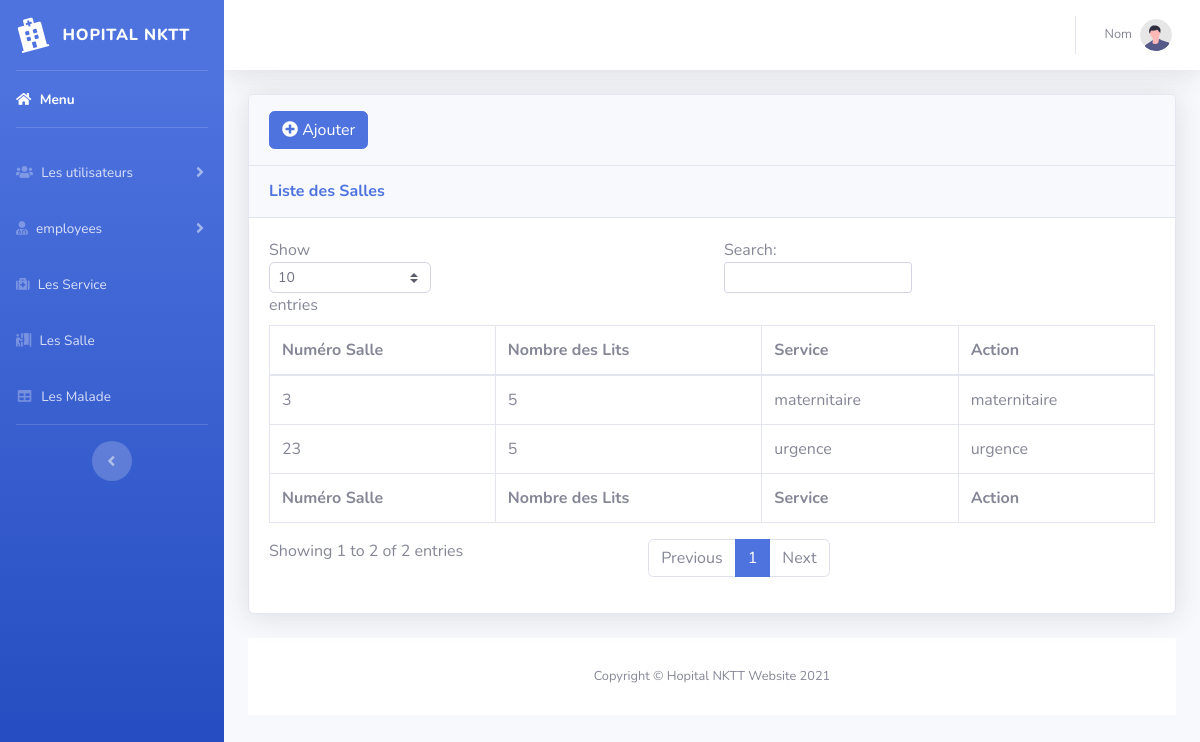
Page /salle.php on the committed database.
### tables this page shows
CREATE TABLE IF NOT EXISTS `salle` (
  `numeroS` int(10) NOT NULL,
  `nombreLits` int(10) NOT NULL,
  `service` varchar(40) NOT NULL,
  PRIMARY KEY (`numeroS`),
  KEY `service` (`service`)
);

### salle.php (the view, shortened to what this page needs)
<?php
include('includes/header.php');
include('includes/navbar.php');
?>
<div id="content-wrapper" class="d-flex flex-column">
<div id="content">
<?php
 include('includes/nav.php');
  ?>
<div class="container-fluid">
<div class="card shadow mb-4">
        <div class="card-header py-3">
        <button class="btn btn-primary" data-toggle="modal" data-target="#addSalle"><i class="fa fa-plus-circle" ></i> Ajouter</button>
        </div>
    <div class="card-header py-3">
        <h6 class="m-0 font-weight-bold text-primary">Liste des Salles</h6>
    </div>
    <div class="card-body">
        <div class="table-responsive">
        <?php
         $conn = mysqli_connect("localhost","root","","projet");
         $query= "SELECT * FROM salle ";
         $query_run = mysqli_query($conn,$query);
      ?>
            <table class="table table-bordered" id="dataTable" width="100%" cellspacing="0">
                <thead>
                    <tr>
                        <th>Numéro Salle</th>
                        <th>Nombre des Lits</th>
                        <th>Service</th>
                        <th>Action</th>
                    </tr>
                </thead>
                <tfoot>
                    <tr>
                        <th>Numéro Salle</th>
                        <th>Nombre des Lits</th>
                        <th>Service</th>
                        <th>Action </th>
                    </tr>
                </tfoot>
                <tbody>
                <?php
          if (mysqli_num_rows($query_run)>0)
          {
               while ($row = mysqli_fetch_assoc($query_run))
                {
                 ?>
                    <tr>
                        <td><?php echo $row['numeroS'] ?></td>
                        <td><?php echo $row['nombreLits'] ?></td>
                        <td><?php echo $row['service'] ?></td>
                        <td><?php echo $row['service'] ?></td>
                    </tr>
                    <?php
               }
          }
          else{
            echo "Pas d'enregistrement trouvé";
          }
          ?>
                </tbody>
            </table>
        </div>
    </div>
</div>
<?php
include('includes/footer.php');
?>

### rows in the picture
salle: numeroS "23", nombreLits "5", service "urgence"
salle: numeroS "3", nombreLits "5", service "maternitaire"
